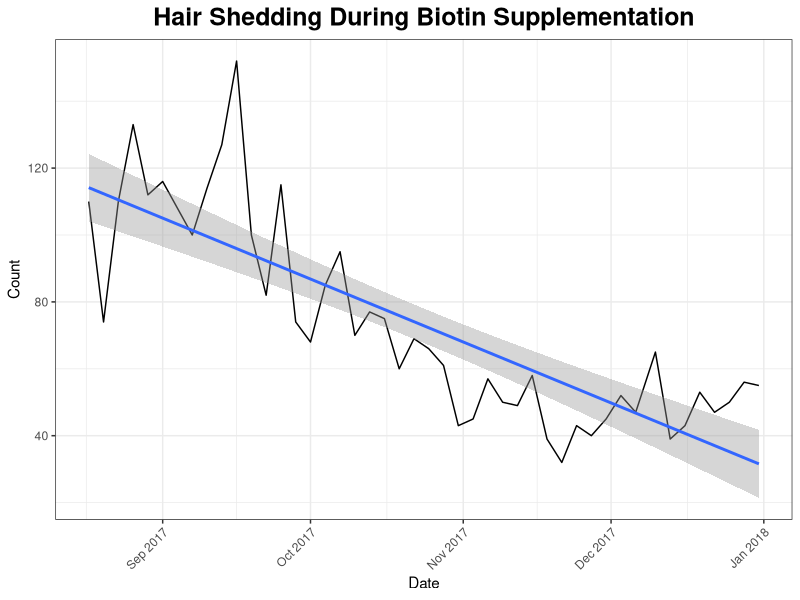
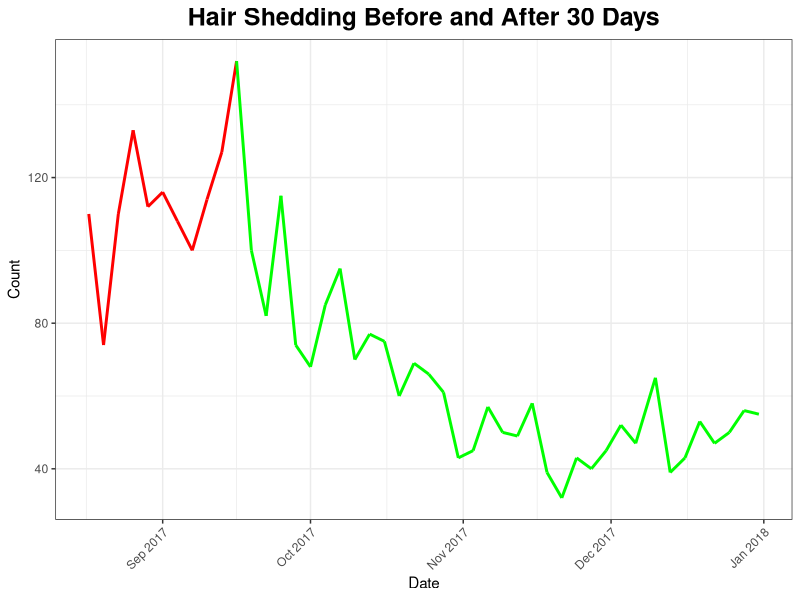
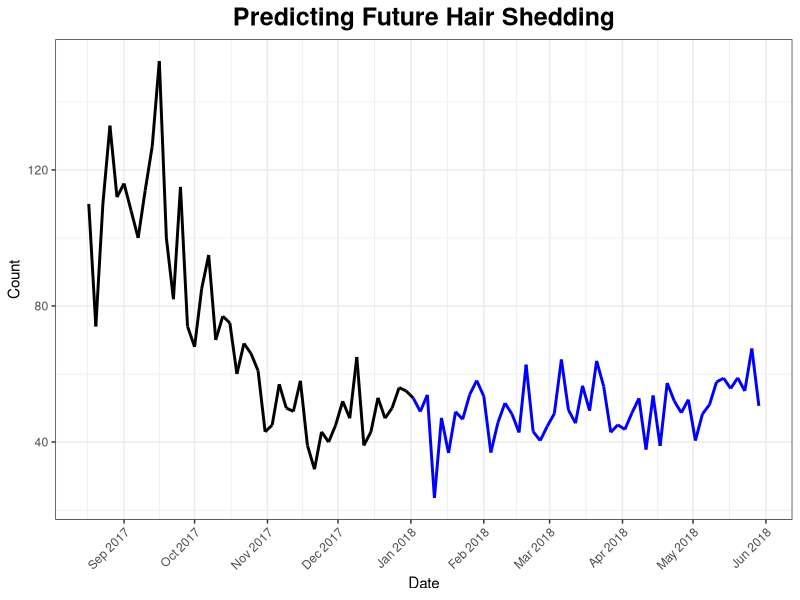
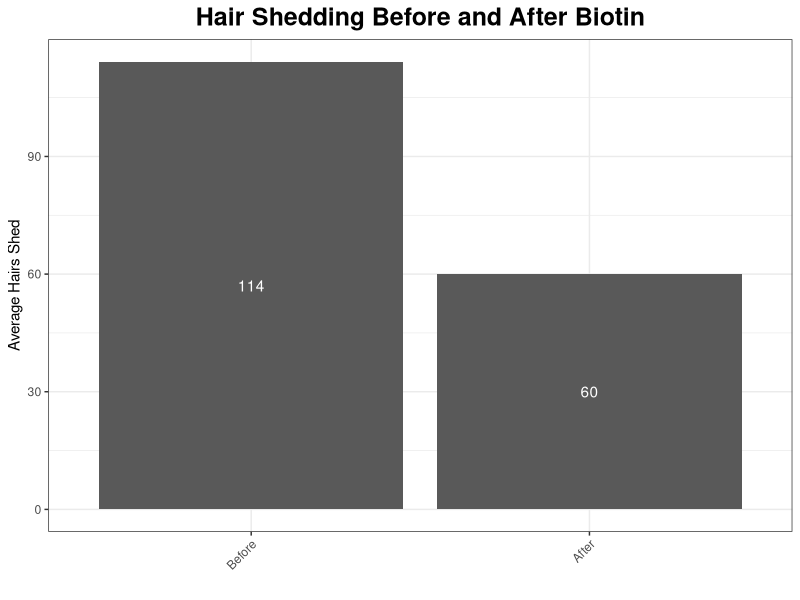

Recreate these plots in R, in order.
## ---- chunk 1
knitr::opts_chunk$set(echo = TRUE)
## ---- chunk 2
# Read data.
data <- read.csv('data.tsv', sep='\t', header = F, row.names = NULL, stringsAsFactors = FALSE)

# Set column names.
names(data) <- c('date', 'count', 'comment')

# Set date column.
data$date <- as.Date(data$date, '%m/%d/%Y')

startDate <- as.Date('8/17/2017', '%m/%d/%Y')

# Discard first rows which were recorded earlier than every 3 days.
data <- subset(data, data$date >= startDate)
## ---- chunk 3
summary(data)
## ---- chunk 4
minData <- data[data$count == min(data$count), ]
maxData <- data[data$count == max(data$count), ]
## ---- chunk 5
library(ggplot2)

# Plot date and count.
g <- ggplot(data, aes(x = date, y = count))
g <- g + geom_line()
g <- g + ggtitle('Hair Shedding During Biotin Supplementation')
g <- g + theme_bw()
g <- g + theme(plot.title = element_text(size=18, face="bold", hjust=0.5), axis.text.x = element_text(angle = 45, hjust = 1))
g <- g + xlab('Date')
g <- g + ylab('Count')
g <- g + theme(legend.title=element_blank())
g <- g + geom_smooth(method = "lm")
g <- g + scale_x_date(date_labels = "%b %Y", date_breaks = "1 month")
print(g)
## ---- chunk 6
# Calculate a linear regression model.
fit <- lm(count ~ date, data)
## ---- chunk 7
# Add a column to indicate the hair loss increase period.
data$increasing <- ifelse(data$date < maxData$date, T, F)

# Order legend values.
data$increasing <- factor(data$increasing, levels=c(T, F), labels=c("increasing", "decreasing"))

# Plot date and count.
g <- ggplot(data, aes(x = date, y = count, color=increasing))
g <- g + geom_line(aes(group=1), size=1)
g <- g + ggtitle('Hair Shedding Before and After 30 Days')
g <- g + theme_bw()
g <- g + theme(plot.title = element_text(size=18, face="bold", hjust=0.5), axis.text.x = element_text(angle = 45, hjust = 1), legend.position='none')
g <- g + xlab('Date')
g <- g + ylab('Count')
g <- g + scale_color_manual(values=c('red', 'green'))
g <- g + scale_x_date(date_labels = "%b %Y", date_breaks = "1 month")
g <- g + guides(color=guide_legend(title="Hair Loss"))
print(g)
## ---- chunk 8
period1Mean <- mean(data[data$date <= maxData$date, "count"])
period2Mean <- mean(data[data$date > maxData$date, "count"])
totalReductionPercent <- paste0(round((period2Mean / period1Mean) * 100), '%')
## ---- chunk 9
library(forecast)

# Simulate based on the data occurring after relative stability.
realData <- subset(data, data$date >= as.Date('11/1/2017', '%m/%d/%Y'))

# Build a projection model.
futureFit <- ets(realData$count)

# Simulate future data for 50 entries.
simulatedFit <- simulate(futureFit, nsim=50, seed=117)
## ---- chunk 10
print('Mean hair loss count in real data as of 11/1/2017')
round(mean(realData$count), 2)

print('Mean hair loss count in predicted data as of 2/5/2018')
round(mean(simulatedFit), 2)
## ---- chunk 11
library(ggplot2)

# Format the data as a data.frame.
futureData <- as.data.frame(simulatedFit)
names(futureData) <- c('count')

# Combine the entire data with the forecasted data.
combined <- as.data.frame(data$count)
colnames(combined) <- c('count')
combined <- rbind(combined, futureData)

combined$index <- 1:nrow(combined)
combined$date <- seq.Date(from=min(data$date), length.out=nrow(combined), by=3)

# Add a column to indicate the hair loss increase period.
combined$future <- ifelse(combined$index > nrow(data), F, T)

# Order legend values.
combined$future <- factor(combined$future, levels=c(T, F), labels=c("real", "forecast"))

# Plot date and count.
g <- ggplot(combined, aes(x = date, y = count, color=future))
g <- g + geom_line(aes(group=1), size=1)
g <- g + ggtitle('Predicting Future Hair Shedding')
g <- g + theme_bw()
g <- g + theme(plot.title = element_text(size=18, face="bold", hjust=0.5), axis.text.x = element_text(angle = 45, hjust = 1), legend.position='none')
g <- g + xlab('Date')
g <- g + ylab('Count')
g <- g + scale_color_manual(values=c('black', 'blue'))
g <- g + scale_x_date(date_labels = "%b %Y", date_breaks = "1 month")
g <- g + guides(color=guide_legend(title="Future Data"))
print(g)
## ---- chunk 12
library(ggplot2)

barData <- data.frame(count=c(period1Mean, period2Mean), biotin=c(F, T))

# Plot date and count.
g <- ggplot(barData, aes(y=count, x=biotin))
g <- g + geom_bar(stat='identity')
g <- g + ggtitle('Hair Shedding Before and After Biotin')
g <- g + theme_bw()
g <- g + theme(plot.title = element_text(size=18, face="bold", hjust=0.5), axis.text.x = element_text(angle = 45, hjust = 1), legend.position='none')
g <- g + xlab('')
g <- g + ylab('Average Hairs Shed')
g <- g + guides(color=guide_legend(title="Biotin Supplementation"))
g <- g + scale_x_discrete(labels=c('Before', 'After'))
g <- g + annotate("text", x = c(1,2), y=c(barData[1,'count']/2, barData[2,'count']/2), label = c(round(barData[1,'count']), round(barData[2,'count'])), colour = 'white')
print(g)
